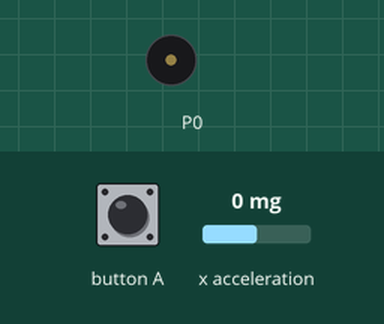
Recording of a program running on a simulated BBC micro:bit running MicroPython. On the bench: buzzer (waves = sounding). The test bench sets the inputs (shaded band); at power-on: x acceleration 0 mg.

Above: at 1.2 s.
1.3 s: button A pressed for 1 s
At 1.5 s:
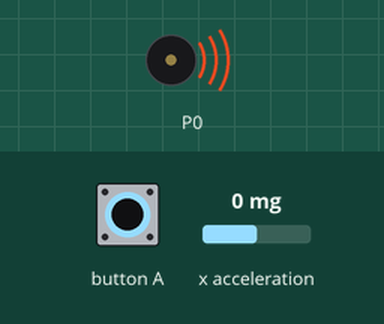
4.3 s: button A pressed for 3.2 s
At 8.3 s:
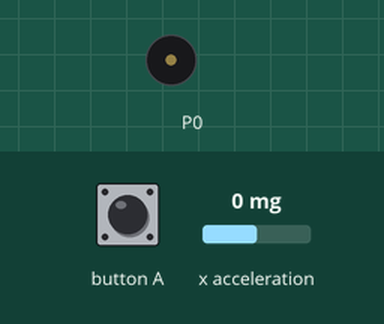
Timing chart, 0 to 9.8 s (numbered marks = the images above; inputs shaded):
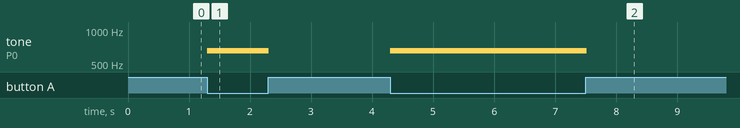

Measured:
- after the input at 1.3 s, tone on P0: silent → 654 Hz at once, → silent 1.0 s later
- after the input at 4.3 s, tone on P0: silent → 654 Hz at once, → silent 3.2 s later

The program:

accelerometer.py
```python
# Code to read the accelerometer and use the microbit
# as a theromin-like instrument

import microbit as mb
import music


# Max and min frequency values
# Note these values are for +/-1g
# Higher/lower values are possible by accelerating
# rather than tilting the microbit
freq_min = 261.63   #C4
freq_max = 1046.5  #C7

# Always on loop
while True:
    # Read x acceleration
    x_accel = mb.accelerometer.get_x()

    #
    if mb.button_a.is_pressed():
        # x_accel runs from -1024 to 1024
        # convert this to a float from 0 to 1
        freq = (1024 + float(x_accel)) / 2048
        # Then convert this to a frequency between freq_min and freq_max
        freq= freq_min + (freq_max - freq_min) * freq
        # The max/min values relate to +/-1g
        # If the microbit is shaken or accelerated it can go out of this range
        # Here, we cap the values, although these caps
        # could be set to different values than the max/min
        freq_cap_max = 2093  # C7
        freq_cap_min = 65.41 # C2
        freq = max(freq,freq_cap_min)
        freq = min(freq,freq_cap_max)

        #mb.display.show(freq)
        music.pitch(int(freq),200)


    mb.sleep(1)
```
